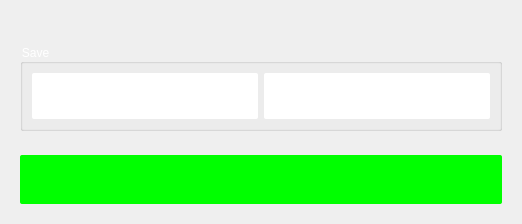
           <widget class="QFrame" name="Kanan">
            <property name="frameShape">
             <enum>QFrame::NoFrame</enum>
            </property>
            <property name="frameShadow">
             <enum>QFrame::Raised</enum>
            </property>
            <layout class="QVBoxLayout" name="verticalLayout_3">
             <item>
              <widget class="QFrame" name="frame_5">
               <property name="sizePolicy">
                <sizepolicy hsizetype="Expanding" vsizetype="Preferred">
                 <horstretch>0</horstretch>
                 <verstretch>0</verstretch>
                </sizepolicy>
               </property>
               <property name="minimumSize">
                <size>
                 <width>500</width>
                 <height>0</height>
                </size>
               </property>
               <property name="frameShape">
                <enum>QFrame::NoFrame</enum>
               </property>
               <property name="frameShadow">
                <enum>QFrame::Raised</enum>
               </property>
               <layout class="QVBoxLayout" name="verticalLayout_6">
                <item>
                 <widget class="QWidget" name="PlotFrame" native="true"/>
                </item>
               </layout>
              </widget>
             </item>
             <item>
              <widget class="QFrame" name="frame_6">
               <property name="sizePolicy">
                <sizepolicy hsizetype="Preferred" vsizetype="Fixed">
                 <horstretch>0</horstretch>
                 <verstretch>0</verstretch>
                </sizepolicy>
               </property>
               <property name="frameShape">
                <enum>QFrame::NoFrame</enum>
               </property>
               <property name="frameShadow">
                <enum>QFrame::Raised</enum>
               </property>
               <layout class="QHBoxLayout" name="horizontalLayout_3">
                <item>
                 <widget class="QGroupBox" name="groupBox">
                  <property name="styleSheet">
                   <string notr="true">color: rgb(255, 255, 255);
font-family: &quot;SF Pro Display&quot;; </string>
                  </property>
                  <property name="title">
                   <string>Save</string>
                  </property>
                  <layout class="QHBoxLayout" name="horizontalLayout_4">
                   <item>
                    <widget class="QPushButton" name="Chart">
                     <property name="cursor">
                      <cursorShape>PointingHandCursor</cursorShape>
                     </property>
                     <property name="styleSheet">
                      <string notr="true">QPushButton {
		image: url(:/Asset/Asset/Chart kosong.png);
 		background-color: rgb(255, 255, 255, 255);
		border-color: rgb(255, 255, 255);
		border-radius : 2px;
		color: rgb(214, 0, 0);
		font-size: 40px;
		padding:0px;
		font-family: &quot;SF Pro Display&quot;; 
			font-weight: bold; 
    		font-style: normal;

}

/* Saat mouse hover */
QPushButton:hover {
	image: url(:/Asset/Asset/Chart isi.png);
    background-color: rgb(255, 255, 255, 225);
}</string>
                     </property>
                     <property name="text">
                      <string/>
                     </property>
                    </widget>
                   </item>
                   <item>
                    <widget class="QPushButton" name="CSV">
                     <property name="cursor">
                      <cursorShape>PointingHandCursor</cursorShape>
                     </property>
                     <property name="styleSheet">
                      <string notr="true">QPushButton {
		image: url(:/Asset/Asset/CSV1.png);
 		background-color: rgb(255, 255, 255, 255);
		border-color: rgb(255, 255, 255);
		border-radius : 2px;
		color: rgb(214, 0, 0);
		font-size: 40px;
		padding:0px;
		font-family: &quot;SF Pro Display&quot;; 
			font-weight: bold; 
    		font-style: normal;

}

/* Saat mouse hover */
QPushButton:hover {
	image: url(:/Asset/Asset/CSV2.png);
    background-color: rgb(255, 255, 255, 225);
}</string>
                     </property>
                     <property name="text">
                      <string/>
                     </property>
                    </widget>
                   </item>
                  </layout>
                 </widget>
                </item>
               </layout>
              </widget>
             </item>
             <item>
              <widget class="QFrame" name="frame_7">
               <property name="sizePolicy">
                <sizepolicy hsizetype="Preferred" vsizetype="Fixed">
                 <horstretch>0</horstretch>
                 <verstretch>0</verstretch>
                </sizepolicy>
               </property>
               <property name="frameShape">
                <enum>QFrame::NoFrame</enum>
               </property>
               <property name="frameShadow">
                <enum>QFrame::Raised</enum>
               </property>
               <layout class="QHBoxLayout" name="horizontalLayout_9">
                <item>
                 <widget class="QPushButton" name="Run">
                  <property name="cursor">
                   <cursorShape>PointingHandCursor</cursorShape>
                  </property>
                  <property name="styleSheet">
                   <string notr="true">QPushButton {
		image: url(:/Asset/Asset/Run1.png);
 		background-color: rgb(0, 255, 0, 255);
		border-color: rgb(0, 255, 0);
		border-radius : 2px;
		color: rgb(255, 255, 255);
		font-size: 30px;
		padding:7px;
		font-family: &quot;SF Pro Display&quot;; 
			font-weight: bold; 
    		font-style: normal;

}

/* Saat mouse hover */
QPushButton:hover {
	image: url(:/Asset/Asset/Run2.png);
    background-color: rgb(0, 255, 0, 225);
}</string>
                  </property>
                  <property name="text">
                   <string/>
                  </property>
                 </widget>
                </item>
               </layout>
              </widget>
             </item>
            </layout>
           </widget>
